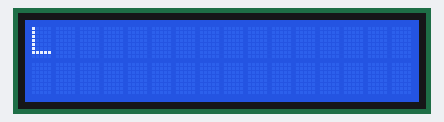
A sketch run on a simulated Arduino Uno, built with avr-gcc and run on an emulated ATmega328P. On the bench: 16×2 character LCD.

Above: at 0.1 s.
At 0.5 s:
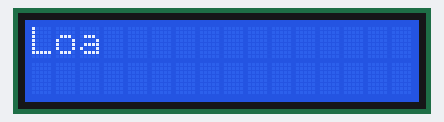
At 1.1 s:
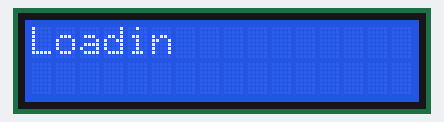
At 1.5 s:
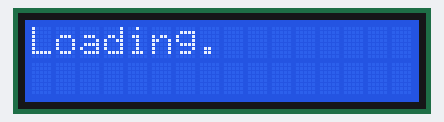
At 2.1 s:
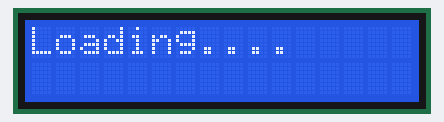
At 3.1 s:
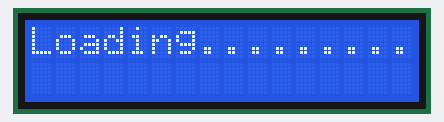

The sketch:

bar_loading.ino
```cpp
#include <Wire.h>
#include <LiquidCrystal_I2C.h>

LiquidCrystal_I2C lcd(0x27, 16, 2);  // Alamat I2C LCD 16x2: 0x27

void setup() {
  lcd.init();
  lcd.backlight();
  String loadingText = "Loading.........";
  int textLength = loadingText.length();

  for (int i = 0; i < textLength; ++i) {
    lcd.setCursor(i, 0);
    lcd.print(loadingText[i]);
    delay(200);
  }

  delay(1000);
  lcd.clear();
}

void loop() {

}
```

Measured:
- what the display in image 5 shows lasts 1.2 s, from 3.1 s to 4.3 s
